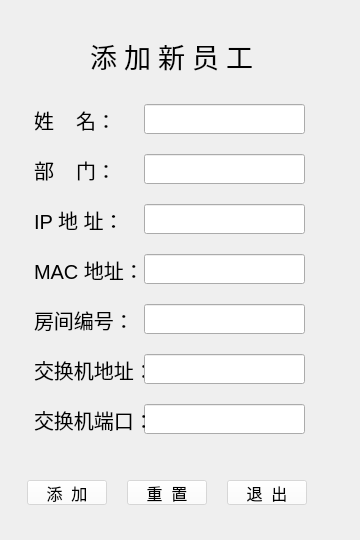
<?xml version="1.0" encoding="UTF-8"?>
<ui version="4.0">
 <class>add_form</class>
 <widget class="QWidget" name="add_form">
  <property name="geometry">
   <rect>
    <x>0</x>
    <y>0</y>
    <width>360</width>
    <height>540</height>
   </rect>
  </property>
  <property name="windowTitle">
   <string>Form</string>
  </property>
  <property name="styleSheet">
   <string notr="true">#add_form{
image: url(:/添加窗口.png);
}</string>
  </property>
  <widget class="QLabel" name="title_label">
   <property name="geometry">
    <rect>
     <x>90</x>
     <y>30</y>
     <width>171</width>
     <height>51</height>
    </rect>
   </property>
   <property name="font">
    <font>
     <family>方正大黑简体</family>
     <pointsize>20</pointsize>
    </font>
   </property>
   <property name="styleSheet">
    <string notr="true">QLable{
font-color:rgb(255,255,255);
}</string>
   </property>
   <property name="text">
    <string>添 加 新 员 工</string>
   </property>
  </widget>
  <widget class="QLabel" name="user_label">
   <property name="enabled">
    <bool>true</bool>
   </property>
   <property name="geometry">
    <rect>
     <x>34</x>
     <y>104</y>
     <width>111</width>
     <height>31</height>
    </rect>
   </property>
   <property name="font">
    <font>
     <pointsize>15</pointsize>
    </font>
   </property>
   <property name="styleSheet">
    <string notr="true"/>
   </property>
   <property name="text">
    <string>姓    名：</string>
   </property>
  </widget>
  <widget class="QLineEdit" name="user_lineEdit">
   <property name="geometry">
    <rect>
     <x>144</x>
     <y>104</y>
     <width>161</width>
     <height>30</height>
    </rect>
   </property>
   <property name="font">
    <font>
     <pointsize>15</pointsize>
    </font>
   </property>
   <property name="text">
    <string/>
   </property>
  </widget>
  <widget class="QLineEdit" name="dept_lineEdit">
   <property name="geometry">
    <rect>
     <x>144</x>
     <y>154</y>
     <width>161</width>
     <height>30</height>
    </rect>
   </property>
   <property name="font">
    <font>
     <pointsize>15</pointsize>
    </font>
   </property>
  </widget>
  <widget class="QLabel" name="dept_label">
   <property name="geometry">
    <rect>
     <x>34</x>
     <y>154</y>
     <width>111</width>
     <height>31</height>
    </rect>
   </property>
   <property name="font">
    <font>
     <pointsize>15</pointsize>
    </font>
   </property>
   <property name="text">
    <string>部    门：</string>
   </property>
  </widget>
  <widget class="QPushButton" name="add_btn">
   <property name="geometry">
    <rect>
     <x>27</x>
     <y>480</y>
     <width>80</width>
     <height>25</height>
    </rect>
   </property>
   <property name="font">
    <font>
     <pointsize>12</pointsize>
    </font>
   </property>
   <property name="styleSheet">
    <string notr="true">QPushButton{
background-color: rgba(255, 255, 255,50%)
}</string>
   </property>
   <property name="text">
    <string>添  加</string>
   </property>
  </widget>
  <widget class="QPushButton" name="reset_btn">
   <property name="geometry">
    <rect>
     <x>127</x>
     <y>480</y>
     <width>80</width>
     <height>25</height>
    </rect>
   </property>
   <property name="font">
    <font>
     <pointsize>12</pointsize>
    </font>
   </property>
   <property name="styleSheet">
    <string notr="true">QPushButton{
background-color: rgba(255, 255, 255,50%)
}</string>
   </property>
   <property name="text">
    <string>重  置</string>
   </property>
  </widget>
  <widget class="QPushButton" name="quit_btn">
   <property name="geometry">
    <rect>
     <x>227</x>
     <y>480</y>
     <width>80</width>
     <height>25</height>
    </rect>
   </property>
   <property name="font">
    <font>
     <pointsize>12</pointsize>
    </font>
   </property>
   <property name="styleSheet">
    <string notr="true">QPushButton{
background-color: rgba(255, 255, 255,50%)
}</string>
   </property>
   <property name="text">
    <string>退  出</string>
   </property>
  </widget>
  <widget class="QLabel" name="mac_label">
   <property name="geometry">
    <rect>
     <x>34</x>
     <y>254</y>
     <width>111</width>
     <height>31</height>
    </rect>
   </property>
   <property name="font">
    <font>
     <pointsize>15</pointsize>
    </font>
   </property>
   <property name="text">
    <string>MAC 地址：</string>
   </property>
  </widget>
  <widget class="QLabel" name="ip_label">
   <property name="geometry">
    <rect>
     <x>34</x>
     <y>204</y>
     <width>111</width>
     <height>31</height>
    </rect>
   </property>
   <property name="font">
    <font>
     <pointsize>15</pointsize>
    </font>
   </property>
   <property name="text">
    <string>IP 地 址：</string>
   </property>
  </widget>
  <widget class="QLineEdit" name="mac_lineEdit">
   <property name="geometry">
    <rect>
     <x>144</x>
     <y>254</y>
     <width>161</width>
     <height>30</height>
    </rect>
   </property>
   <property name="font">
    <font>
     <pointsize>15</pointsize>
    </font>
   </property>
   <property name="text">
    <string/>
   </property>
  </widget>
  <widget class="QLineEdit" name="ip_lineEdit">
   <property name="geometry">
    <rect>
     <x>144</x>
     <y>204</y>
     <width>161</width>
     <height>30</height>
    </rect>
   </property>
   <property name="font">
    <font>
     <pointsize>15</pointsize>
    </font>
   </property>
   <property name="text">
    <string/>
   </property>
  </widget>
  <widget class="QLineEdit" name="room_lineEdit">
   <property name="geometry">
    <rect>
     <x>144</x>
     <y>304</y>
     <width>161</width>
     <height>30</height>
    </rect>
   </property>
   <property name="font">
    <font>
     <pointsize>15</pointsize>
    </font>
   </property>
   <property name="text">
    <string/>
   </property>
  </widget>
  <widget class="QLabel" name="room_label">
   <property name="geometry">
    <rect>
     <x>34</x>
     <y>304</y>
     <width>111</width>
     <height>31</height>
    </rect>
   </property>
   <property name="font">
    <font>
     <pointsize>15</pointsize>
    </font>
   </property>
   <property name="text">
    <string>房间编号：</string>
   </property>
  </widget>
  <widget class="QLabel" name="switch_label">
   <property name="geometry">
    <rect>
     <x>34</x>
     <y>354</y>
     <width>111</width>
     <height>31</height>
    </rect>
   </property>
   <property name="font">
    <font>
     <pointsize>15</pointsize>
    </font>
   </property>
   <property name="text">
    <string>交换机地址：</string>
   </property>
  </widget>
  <widget class="QLineEdit" name="switch_lineEdit">
   <property name="geometry">
    <rect>
     <x>144</x>
     <y>354</y>
     <width>161</width>
     <height>30</height>
    </rect>
   </property>
   <property name="font">
    <font>
     <pointsize>15</pointsize>
    </font>
   </property>
   <property name="text">
    <string/>
   </property>
  </widget>
  <widget class="QLineEdit" name="port_lineEdit">
   <property name="geometry">
    <rect>
     <x>144</x>
     <y>404</y>
     <width>161</width>
     <height>30</height>
    </rect>
   </property>
   <property name="font">
    <font>
     <pointsize>15</pointsize>
    </font>
   </property>
   <property name="text">
    <string/>
   </property>
  </widget>
  <widget class="QLabel" name="port_label">
   <property name="geometry">
    <rect>
     <x>34</x>
     <y>404</y>
     <width>111</width>
     <height>31</height>
    </rect>
   </property>
   <property name="font">
    <font>
     <pointsize>15</pointsize>
    </font>
   </property>
   <property name="text">
    <string>交换机端口：</string>
   </property>
  </widget>
 </widget>
 <tabstops>
  <tabstop>user_lineEdit</tabstop>
  <tabstop>dept_lineEdit</tabstop>
  <tabstop>ip_lineEdit</tabstop>
  <tabstop>mac_lineEdit</tabstop>
  <tabstop>room_lineEdit</tabstop>
  <tabstop>switch_lineEdit</tabstop>
  <tabstop>port_lineEdit</tabstop>
  <tabstop>add_btn</tabstop>
  <tabstop>reset_btn</tabstop>
  <tabstop>quit_btn</tabstop>
 </tabstops>
 <resources>
  <include location="pic.qrc"/>
 </resources>
 <connections/>
</ui>
